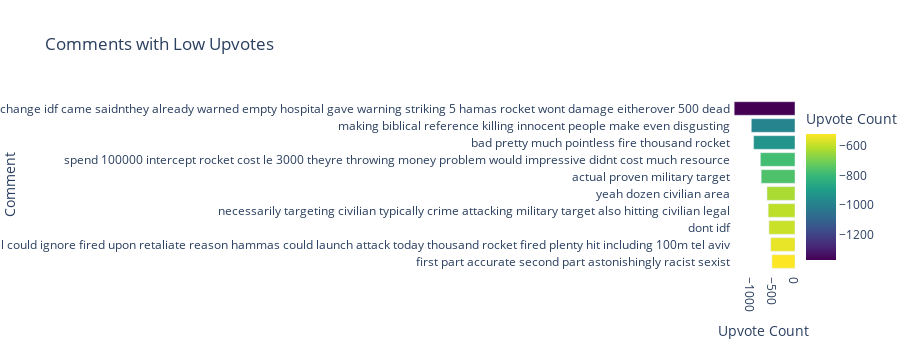

Notebook cell for this chart:
### Code cell
import plotly.express as px

top_50_low_score_comments = df.sort_values('score', ascending=True).drop_duplicates(subset='clean_text')[['clean_text', 'score']].head(10)

fig = px.bar(top_50_low_score_comments, 
             x='score', 
             y='clean_text', 
             orientation='h', 
             labels={'clean_text': 'Comment', 'score': 'Upvote Count'},
             title='Comments with Low Upvotes',
             color='score',
             color_continuous_scale=px.colors.sequential.Viridis)

fig.update_layout(paper_bgcolor='white', plot_bgcolor='white')
fig.update_xaxes(title='Upvote Count')
fig.update_yaxes(title='Comment')
fig.update_layout(showlegend=False)

fig.update_yaxes(autorange="reversed")

fig.update_layout(height=350)  

fig.show()

### Figure 1 — Plotly figure (JSON) as saved in the notebook; plotly's stock layout.template omitted (floating-point values rounded to 4 significant figures)
{"data": [{"alignmentgroup": "True", "hovertemplate": "Upvote Count=%{marker.color}<br>Comment=%{y}<extra></extra>", "legendgroup": "", "marker": {"color": [-1372, -986, -934, -781, -763, -632, -605, -588, -548, -521], "coloraxis": "coloraxis", "pattern": {"shape": ""}}, "name": "", "offsetgroup": "", "orientation": "h", "showlegend": false, "textposition": "auto", "type": "bar", "x": [-1372, -986, -934, -781, -763, -632, -605, -588, -548, -521], "xaxis": "x", "y": ["yeah change idf came saidnthey already warned empty hospital gave warning striking 5 hamas rocket wont damage eitherover 500 dead", "making biblical reference killing innocent people make even disgusting", "bad pretty much pointless fire thousand rocket", "spend 100000 intercept rocket cost le 3000 theyre throwing money problem would impressive didnt cost much resource", "actual proven military target", "yeah dozen civilian area", "necessarily targeting civilian typically crime attacking military target also hitting civilian legal", "dont idf", "defensive approach taken using iron dome exactly there war fact israel could ignore fired upon retaliate reason hammas could launch attack today thousand rocket fired plenty hit including 100m tel aviv", "first part accurate second part astonishingly racist sexist"], "yaxis": "y"}], "layout": {"barmode": "relative", "coloraxis": {"colorbar": {"title": {"text": "Upvote Count"}}, "colorscale": [[0, "#440154"], [0.1111, "#482878"], [0.2222, "#3e4989"], [0.3333, "#31688e"], [0.4444, "#26828e"], [0.5556, "#1f9e89"], [0.6667, "#35b779"], [0.7778, "#6ece58"], [0.8889, "#b5de2b"], [1, "#fde725"]]}, "height": 350, "legend": {"tracegroupgap": 0}, "paper_bgcolor": "white", "plot_bgcolor": "white", "showlegend": false, "title": {"text": "Comments with Low Upvotes"}, "xaxis": {"anchor": "y", "domain": [0, 1], "title": {"text": "Upvote Count"}}, "yaxis": {"anchor": "x", "autorange": "reversed", "domain": [0, 1], "title": {"text": "Comment"}}}}
